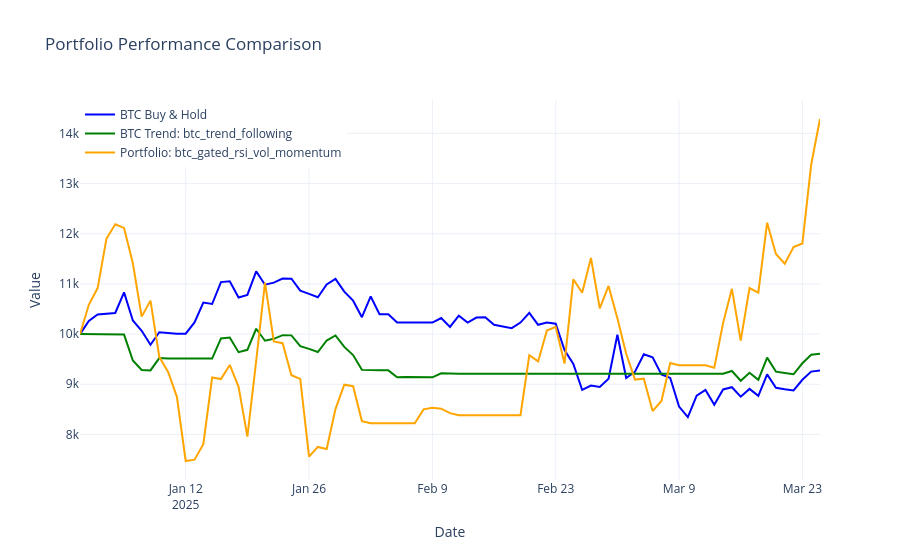

Source (notebook cell):
### Code cell
# Plot performance for a specific date range
fig = analyzer.plot_portfolio_performance(
    portfolio_names=['btc_gated_rsi_vol_momentum'],
    btc_trend_portfolio_name='btc_trend_following',
    start_date=start_date,
    end_date=end_date,
    initial_capital=10000,
    show_plot=True
)
